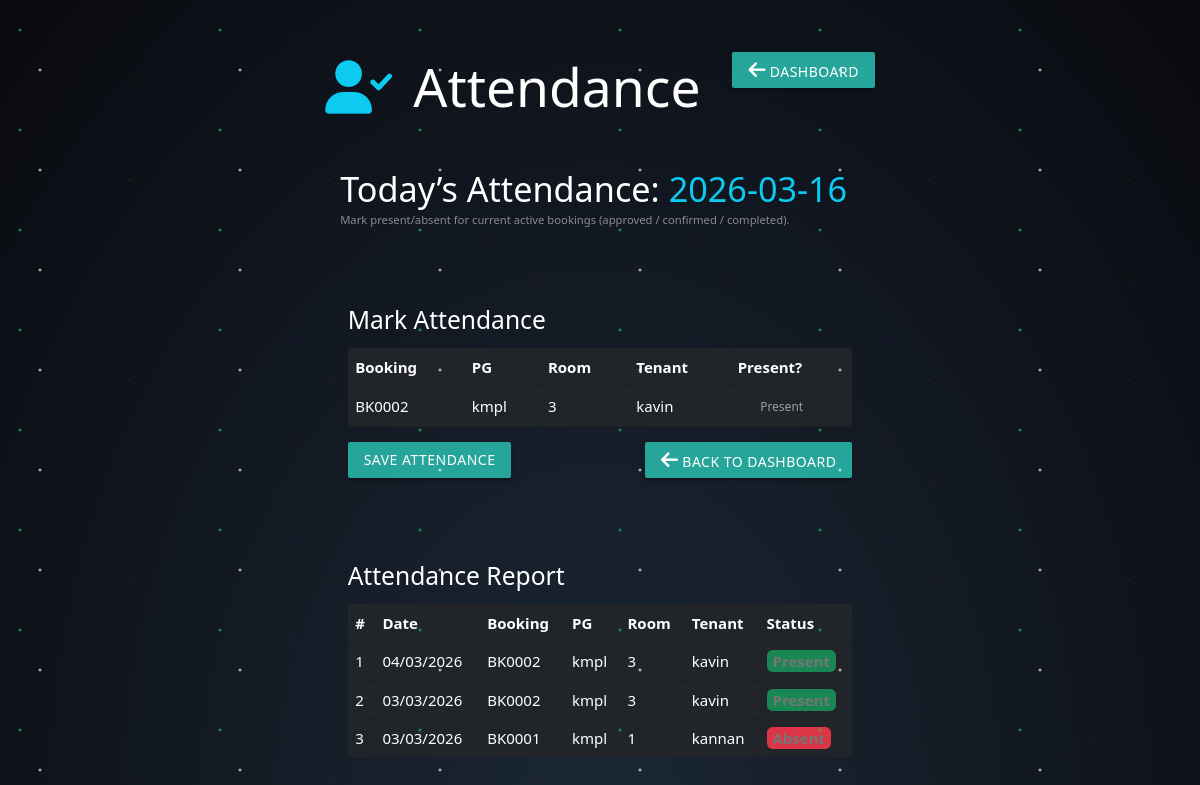
Page /admin/attendance (signed in) on the committed database.
### models.py (models this page shows)
class Booking(db.Model):
    __table_args__ = {"extend_existing": True}
    id = db.Column(db.Integer, primary_key=True)
    tenant_name = db.Column(db.String(100), nullable=False)
    tenant_phone = db.Column(db.String(15), nullable=False)
    tenant_email = db.Column(db.String(120))
    tenant_aadhar = db.Column(db.String(20))
    id_proof = db.Column(db.String(500))  # stored file path / URL
    room_id = db.Column(db.Integer, db.ForeignKey("room.id"), nullable=False)
    room = db.relationship("Room", backref="bookings")
    booking_date = db.Column(db.DateTime, default=datetime.utcnow)
    move_in_date = db.Column(db.Date)  # keep this as the only move-in field
    booking_status = db.Column(db.String(20), default="kyc_pending")
    amount = db.Column(db.Float, default=0.0)
    payment_status = db.Column(db.String(20), default="pending")  # pending/paid/failed/received
    payment_method = db.Column(db.String(20))  # cash/upi/card
    kyc_status = db.Column(db.String(20), default="pending")  # pending/verified/rejected
    kyc_verified_by = db.Column(db.Integer, db.ForeignKey("user.id"))
    kyc_verified_at = db.Column(db.DateTime)
    kyc_verifier = db.relationship("User", foreign_keys=[kyc_verified_by])

class PG(db.Model):
    __table_args__ = {"extend_existing": True}
    id = db.Column(db.Integer, primary_key=True)
    name = db.Column(db.String(100), nullable=False)
    location = db.Column(db.String(500))
    latitude = db.Column(db.Float)
    longitude = db.Column(db.Float)
    total_rooms = db.Column(db.Integer, default=0)

class Room(db.Model):
    __table_args__ = {"extend_existing": True}
    id = db.Column(db.Integer, primary_key=True)
    number = db.Column(db.String(20), nullable=False)
    price = db.Column(db.Float, nullable=False)
    sharing = db.Column(db.Integer, nullable=False, default=1)
    ac_type = db.Column(db.String(20), default="non-ac")
    image_url = db.Column(db.String(500))
    available = db.Column(db.Boolean, default=True)
    pg_id = db.Column(db.Integer, db.ForeignKey("pg.id"), nullable=False)
    pg = db.relationship("PG", backref="rooms")

class Attendance(db.Model):
    id = db.Column(db.Integer, primary_key=True)
    booking_id = db.Column(db.Integer, db.ForeignKey("booking.id"), nullable=False)
    date = db.Column(db.Date, nullable=False)
    status = db.Column(db.String(10), nullable=False, default="present")  # present/absent
    created_at = db.Column(db.DateTime, default=datetime.utcnow)
    booking = db.relationship("Booking", backref="attendance")

### app.py (the view, shortened to what this page needs)
@app.route("/admin/attendance", methods=["GET", "POST"])
@login_required
def admin_attendance():
    if current_user.role != "admin":
        return redirect("/login")
    today = date.today()
    bookings = (
        Booking.query.filter(
            Booking.booking_status.in_(["approved", "confirmed", "completed"])
        )
        .order_by(Booking.id.desc())
        .all()
    )
    today_map = {
        a.booking_id: a.status
        for a in Attendance.query.filter_by(date=today).all()
    }
    records = (
        Attendance.query
        .join(Booking)
        .join(Room)
        .join(PG)
        .order_by(Attendance.date.desc(), Booking.id.desc())
        .all()
    )
    return render_template(
        "admin/attendance.html",
        bookings=bookings,
        today=today,
        today_map=today_map,
        records=records,
    )

### app.py (called while the page is built)
@login_manager.user_loader
def load_user(user_id):
    return User.query.get(int(user_id))

### templates/admin/attendance.html (shortened to what this page needs)
{% extends "base.html" %}
{% block content %}
<div class="container py-4">
  <div class="d-flex justify-content-between align-items-center mb-3">
    <h2 class="mb-0">
      <i class="fas fa-user-check me-2 text-info"></i>
      Attendance
    </h2>
    <a href="{{ url_for('admin_dashboard') }}" class="btn btn-outline-light btn-sm">
      <i class="fas fa-arrow-left me-1"></i>Dashboard
    </a>
  </div>
  <div class="card-glass p-3 mb-4">
    <h4 class="mb-0">
      Today’s Attendance:
      <span class="text-info">{{ today }}</span>
    </h4>
    <small class="text-white-50">
      Mark present/absent for current active bookings (approved / confirmed / completed).
    </small>
  </div>
  <div class="card-glass p-4 mb-4">
    <h5 class="mb-3">Mark Attendance</h5>
    <form method="post">
      {% if bookings %}
        <div class="table-responsive">
          <table class="table table-dark table-hover align-middle mb-0">
            <thead>
              <tr>
                <th>Booking</th>
                <th>PG</th>
                <th>Room</th>
                <th>Tenant</th>
                <th>Present?</th>
              </tr>
            </thead>
            <tbody>
              {% for b in bookings %}
                {% set status = today_map.get(b.id, 'present') %}
                <tr>
                  <td>BK{{ "%04d"|format(b.id) }}</td>
                  <td>{{ b.room.pg.name }}</td>
                  <td>{{ b.room.number }}</td>
                  <td>{{ b.tenant_name }}</td>
                  <td>
                    <div class="form-check">
                      <label class="form-check-label" for="booking_{{ b.id }}">
                        Present
                      </label>
                    </div>
                  </td>
                </tr>
              {% endfor %}
            </tbody>
          </table>
        </div>
      {% else %}
        <p class="text-white-50 mb-0">No active bookings to mark attendance.</p>
      {% endif %}
      <div class="mt-3 d-flex justify-content-between">
        <button type="submit" class="btn btn-primary btn-sm">
          Save Attendance
        </button>
        <a href="{{ url_for('admin_dashboard') }}" class="btn btn-outline-light btn-sm">
          <i class="fas fa-arrow-left me-1"></i>Back to Dashboard
        </a>
      </div>
    </form>
  </div>
  <div class="card-glass p-4">
    <h5 class="mb-3">Attendance Report</h5>
    {% if records %}
      <div class="table-responsive">
        <table class="table table-dark table-hover align-middle mb-0">
          <thead>
            <tr>
              <th>#</th>
              <th>Date</th>
              <th>Booking</th>
              <th>PG</th>
              <th>Room</th>
              <th>Tenant</th>
              <th>Status</th>
            </tr>
          </thead>
          <tbody>
            {% for r in records %}
              <tr>
                <td>{{ loop.index }}</td>
                <td>{{ r.date.strftime('%d/%m/%Y') }}</td>
                <td>BK{{ "%04d"|format(r.booking.id) }}</td>
                <td>{{ r.booking.room.pg.name }}</td>
                <td>{{ r.booking.room.number }}</td>
                <td>{{ r.booking.tenant_name }}</td>
                <td>
                  {% if r.status == 'present' %}
                    <span class="badge bg-success">Present</span>
                  {% else %}
                    <span class="badge bg-danger">Absent</span>
                  {% endif %}
                </td>
              </tr>
            {% endfor %}
          </tbody>
        </table>
      </div>
    {% else %}
      <p class="text-white-50 mb-0">No attendance records yet.</p>
    {% endif %}
  </div>
</div>
{% endblock %}

### templates/base.html (style rules this page uses)
body { background: radial-gradient(ellipse at bottom, #1B2735 0%, #090A0F 100%); min-height: 100vh; color: white; font-family: 'Segoe UI', sans-serif; }
body::before { content: ''; position: fixed; top: 0; left: 0; width: 100%; height: 100%; background-image: radial-gradient(2px 2px at 20px 30px, #1bc958, transparent), radial-gradient(2px 2px at 40px 70px, white, transparent), radial-gradient(1px 1px at 90px 40px, #4d06c7, transparent), radial-gradient(1px 1px at 130px 80px, #a41616, transparent); background-repeat: repeat; background-size: 200px 100px; animation: stars 20s linear infinite; box-shadow: #1bc958 0px 0px 10px, white 0px 0px 5px, #4d06c7 0px 0px 15px, #a41616 0px 0px 20px; }

### rows in the picture
Booking: id "0002", room.pg.name "kmpl", room.number "3", tenant_name "kavin", booking.id "0002"
Attendance: date "04/03/2026", booking.room.pg.name "kmpl", booking.room.number "3", booking.tenant_name "kavin", status "Present"
Attendance: date "03/03/2026", booking.room.pg.name "kmpl", booking.room.number "3", booking.tenant_name "kavin", status "Present"
Attendance: date "03/03/2026", booking.room.pg.name "kmpl", booking.room.number "1", booking.tenant_name "kannan", status "Absent"
Booking: booking.id "0001"
